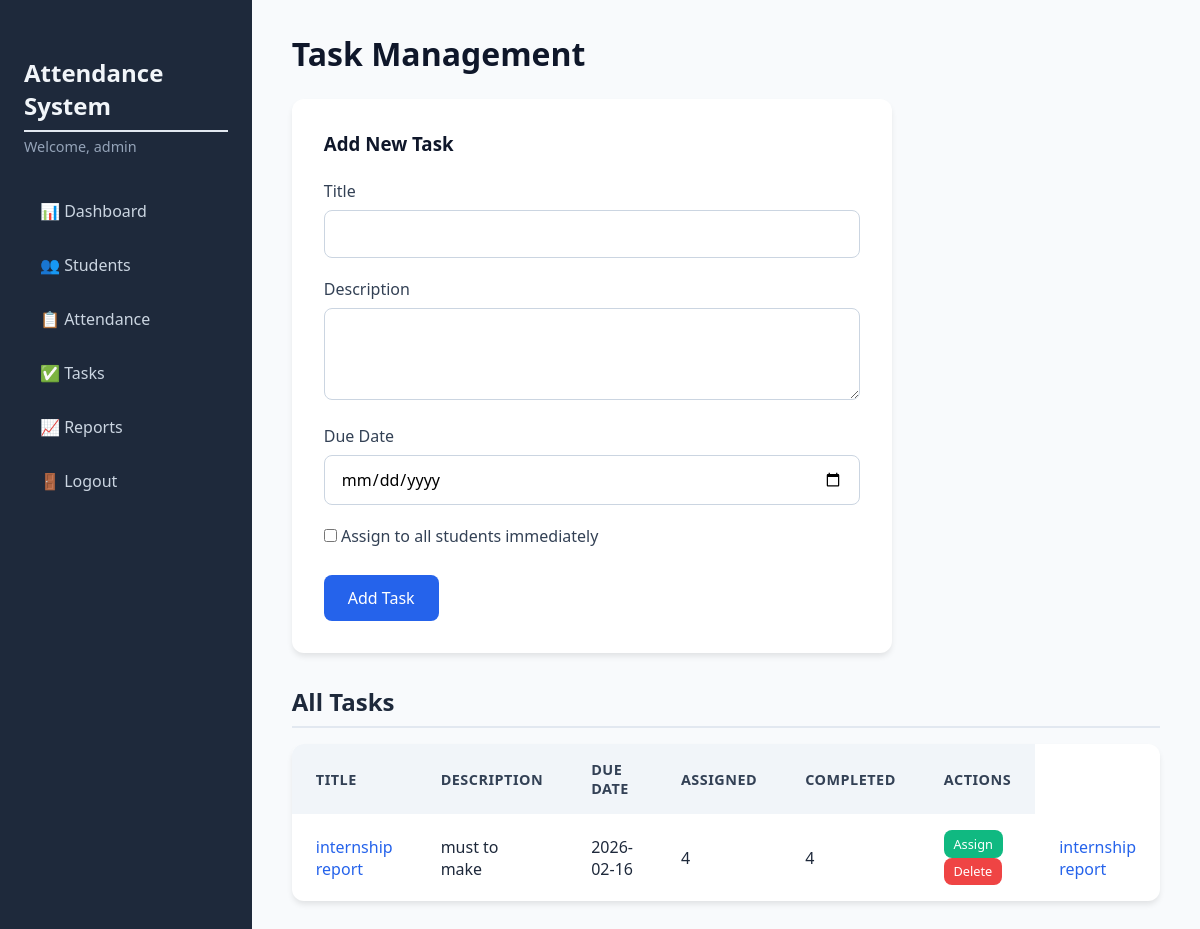
/tasks (signed in), run on the app's committed database.
### tables this page shows
CREATE TABLE tasks (
                id INTEGER PRIMARY KEY AUTOINCREMENT,
                title TEXT NOT NULL,
                description TEXT,
                due_date TEXT NOT NULL
            );

### app.py (the view, shortened to what this page needs)
@app.route('/tasks', methods=['GET', 'POST'])
@login_required
def tasks():
    db = get_db()
    tasks_list = db.execute('''
        SELECT t.*,
               COUNT(st.id) as total_assigned,
               SUM(CASE WHEN st.status = 'Completed' THEN 1 ELSE 0 END) as completed_count
        FROM tasks t
        LEFT JOIN student_tasks st ON t.id = st.task_id
        GROUP BY t.id
        ORDER BY t.due_date
    ''').fetchall()
    return render_template('tasks.html', tasks=tasks_list)

### app.py (called while the page is built)
def get_db():
    db = getattr(g, '_database', None)
    if db is None:
        db = g._database = sqlite3.connect(DATABASE)
        db.row_factory = sqlite3.Row
    return db

@app.teardown_appcontext
def close_connection(exception):
    db = getattr(g, '_database', None)
    if db is not None:
        db.close()

def login_required(f):
    @wraps(f)
    def decorated_function(*args, **kwargs):
        if 'admin_id' not in session:
            flash('Please log in to access this page.', 'warning')
            return redirect(url_for('login'))
        return f(*args, **kwargs)
    return decorated_function

### templates/tasks.html (shortened to what this page needs)
{% extends "base.html" %}
{% block content %}
<h1>Task Management</h1>
<div class="form-card">
    <h3>Add New Task</h3>
    <form method="POST" action="{{ url_for('tasks') }}">
        <div class="form-group">
            <label for="title">Title</label>
            <input type="text" id="title" name="title" required>
        </div>
        <div class="form-group">
            <label for="description">Description</label>
            <textarea id="description" name="description" rows="3"></textarea>
        </div>
        <div class="form-group">
            <label for="due_date">Due Date</label>
            <input type="date" id="due_date" name="due_date" required>
        </div>
        <div class="form-group checkbox">
            <label>
                <input type="checkbox" name="assign_all" value="yes"> Assign to all students immediately
            </label>
        </div>
        <button type="submit" class="btn btn-primary">Add Task</button>
    </form>
</div>
<h2>All Tasks</h2>
<div class="table-responsive">
    <table class="table">
        <thead>
            <tr>
                <th>Title</th>
                <th>Description</th>
                <th>Due Date</th>
                <th>Assigned</th>
                <th>Completed</th>
                <th>Actions</th>
            </tr>
        </thead>
        <tbody>
            {% for task in tasks %}
            <tr>
                <td>
                    <a href="{{ url_for('task_detail', task_id=task.id) }}" class="task-link">
                        {{ task.title }}
                    </a>
                </td>
                <td>{{ task.description or '-' }}</td>
                <td>{{ task.due_date }}</td>
                <td>{{ task.total_assigned or 0 }}</td>
                <td>{{ task.completed_count or 0 }}</td>
                <td>
                    <a href="{{ url_for('assign_task', task_id=task.id) }}" class="btn btn-sm btn-edit">Assign</a>
                    <form method="POST" action="{{ url_for('delete_task', id=task.id) }}" style="display:inline;"
                        onsubmit="return confirm('Delete this task?');">
                        <button type="submit" class="btn btn-sm btn-delete">Delete</button>
                    </form>
                </td>
                <td>
                    <a href="{{ url_for('task_detail', task_id=task.id) }}" class="task-link">
                        {{ task.title }}
                    </a>
                </td>
            </tr>
            {% else %}
            <tr>
                <td colspan="6">No tasks added.</td>
            </tr>
            {% endfor %}
        </tbody>
    </table>
</div>
{% endblock %}

### static/css/style.css (style rules this page uses)
* { margin: 0; padding: 0; box-sizing: border-box; font-family: 'Segoe UI', Tahoma, Geneva, Verdana, sans-serif; }
body { background: #f4f7fc; }
h1 { font-size: 2rem; margin-bottom: 1.5rem; color: #0f172a; font-weight: 600; }
h2 { font-size: 1.5rem; margin: 2rem 0 1rem; color: #1e293b; border-bottom: 2px solid #e2e8f0; padding-bottom: 0.5rem; }
.table { width: 100%; background: white; border-radius: 12px; overflow: hidden; box-shadow: 0 4px 6px -1px rgba(0,0,0,0.1); border-collapse: collapse; }
.table thead { background: #f1f5f9; }
.table th { text-align: left; padding: 1rem 1.5rem; font-weight: 600; color: #334155; font-size: 0.9rem; text-transform: uppercase; letter-spacing: 0.5px; }
.table td { padding: 1rem 1.5rem; border-bottom: 1px solid #e2e8f0; color: #1e293b; }
.table tbody tr:last-child td { border-bottom: none; }
.form-card { background: white; padding: 2rem; border-radius: 12px; box-shadow: 0 4px 6px -1px rgba(0,0,0,0.1); margin-bottom: 2rem; max-width: 600px; }
.form-card h3 { margin-bottom: 1.5rem; color: #0f172a; }
.form-group { margin-bottom: 1.25rem; }
.form-group label { display: block; margin-bottom: 0.5rem; font-weight: 500; color: #334155; }
.form-group input, .form-group select, .form-group textarea { width: 100%; padding: 0.75rem 1rem; border: 1px solid #cbd5e1; border-radius: 8px; font-size: 1rem; transition: border 0.2s, box-shadow 0.2s; }
.btn { display: inline-block; padding: 0.75rem 1.5rem; border: none; border-radius: 8px; font-size: 1rem; font-weight: 500; cursor: pointer; transition: background 0.2s, transform 0.1s; text-decoration: none; }
.btn-primary { background: #2563eb; color: white; }
.btn-delete { background: #ef4444; color: white; padding: 0.4rem 0.8rem; font-size: 0.85rem; }
.btn-edit { background: #10b981; color: white; padding: 0.4rem 0.8rem; font-size: 0.85rem; margin-right: 0.3rem; }
.btn-sm { padding: 0.3rem 0.6rem; font-size: 0.8rem; }
.checkbox { display: flex; align-items: center; gap: 0.5rem; }
.checkbox input { width: auto; }
.task-link { color: #2563eb; text-decoration: none; font-weight: 500; }

### data on the page
tasks: title "internship report", description "must to make", due_date "2026-02-16", total_assigned "4", completed_count "4"

### other printed values
{{ session.admin_username }} "admin"
